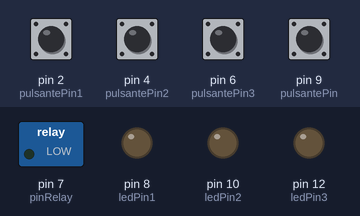
The sketch below on a simulated Arduino Uno, built with avr-gcc and run on an emulated ATmega328P. Shown: switched loads named in the sketch (green lamp = pin HIGH), output pins drawn as LEDs (lit = HIGH). The test bench sets the inputs (shaded band); at power-on: pin 2 (pulsantePin1), pin 4 (pulsantePin2), pin 6 (pulsantePin3), pin 9 (pulsantePin) LOW.

Above: at 1.2 s.
1.3 s: pin 2 (pulsantePin1) pulled HIGH for 0.15 s
At 2.3 s:
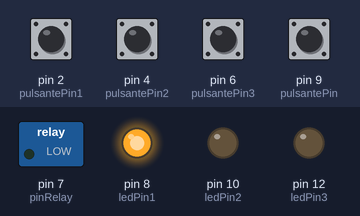
2.9 s: pin 4 (pulsantePin2) pulled HIGH for 0.15 s
At 4.0 s:
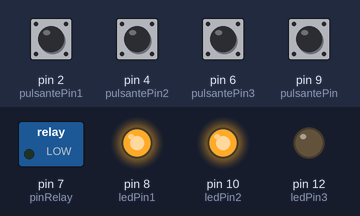
4.5 s: pin 6 (pulsantePin3) pulled HIGH for 0.15 s
At 5.3 s:
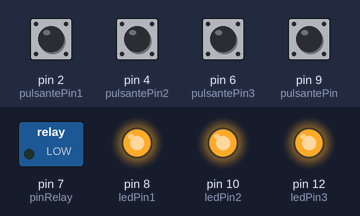
6.1 s: pin 9 (pulsantePin) pulled HIGH for 0.15 s
At 7.0 s:
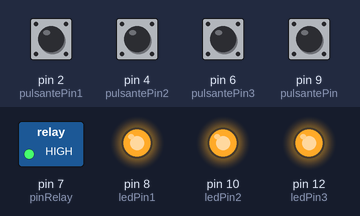
7.7 s: pin 2 (pulsantePin1) pulled HIGH for 1 s
At 8.6 s:
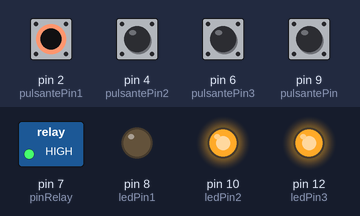
10.2 s: pin 4 (pulsantePin2) pulled HIGH for 1 s
At 11.4 s:
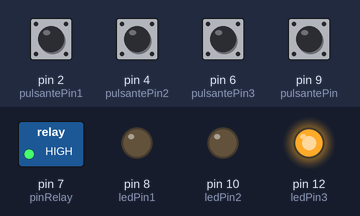
Timing chart, 0 to 13.2 s (numbered marks = the images above; inputs shaded):
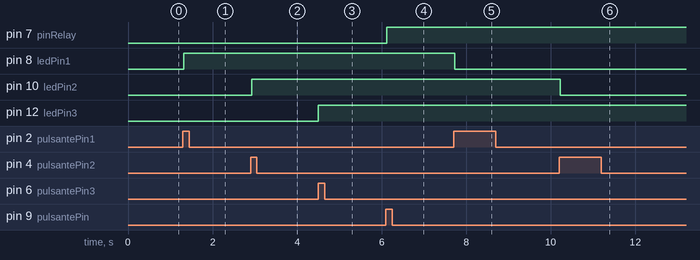

Measured:
- after the input at 1.3 s, pin 8 (ledPin1): LOW → HIGH at once
- after the input at 2.9 s, pin 10 (ledPin2): LOW → HIGH at once
- after the input at 4.5 s, pin 12 (ledPin3): LOW → HIGH at once
- after the input at 6.1 s, pin 7 (pinRelay): LOW → HIGH at once
- after the input at 7.7 s, pin 8 (ledPin1): HIGH → LOW at once
- after the input at 10.2 s, pin 10 (ledPin2): HIGH → LOW at once

The sketch:

Relay_interuttori_casa.ino
```cpp
int ledPin1 = 8;
int pulsantePin1 = 2;
int ledStato1 = LOW;
int pulsanteStato1 = LOW;
int lettura1=LOW;

int ledPin2 = 10;
int pulsantePin2 = 4;
int ledStato2 = LOW;
int pulsanteStato2 = LOW;
int lettura2 = LOW;

int ledPin3 = 12;
int pulsantePin3 = 6;
int ledStato3 = LOW;
int pulsanteStato3 = LOW;
int lettura3 = LOW;

//parte del relay
int pulsantePin = 9;
int ledStato = LOW;
int pulsanteStato = LOW;
int pinRelay = 7;


void setup(){
  pinMode(ledPin1, OUTPUT);
  pinMode(pulsantePin1, INPUT);
  digitalWrite(ledPin1, ledStato1);

  pinMode(ledPin2, OUTPUT);
  pinMode(pulsantePin2, INPUT);
  digitalWrite(ledPin2, ledStato2);

  pinMode(ledPin3, OUTPUT);
  pinMode(pulsantePin3, INPUT);
  digitalWrite(ledPin3, ledStato3);

  pinMode(pinRelay, OUTPUT);
  pinMode(pulsantePin, INPUT);
  digitalWrite(pinRelay, ledStato);
}

void loop(){
  lettura1 = digitalRead(pulsantePin1);
  if(lettura1 != pulsanteStato1 and lettura1 == HIGH){
    ledStato1 = !ledStato1;
    digitalWrite(ledPin1, ledStato1);
  }
  pulsanteStato1 = lettura1;
  delay(10);


  lettura2 = digitalRead(pulsantePin2);
  if(lettura2 != pulsanteStato2 and lettura2 == HIGH){
    ledStato2 = !ledStato2;
    digitalWrite(ledPin2, ledStato2);
  }
  pulsanteStato2 = lettura2;
  delay(10);


  lettura3 = digitalRead(pulsantePin3);
  if(lettura3 != pulsanteStato3 and lettura3 == HIGH){
    ledStato3 = !ledStato3;
    digitalWrite(ledPin3, ledStato3);
  }
  pulsanteStato3 = lettura3;
  delay(10);

  int lettura = digitalRead(pulsantePin);
  if(lettura != pulsanteStato and lettura == HIGH){
    ledStato = !ledStato;
    digitalWrite(pinRelay, ledStato);
  }
  pulsanteStato = lettura;
  delay(10);
}
```
